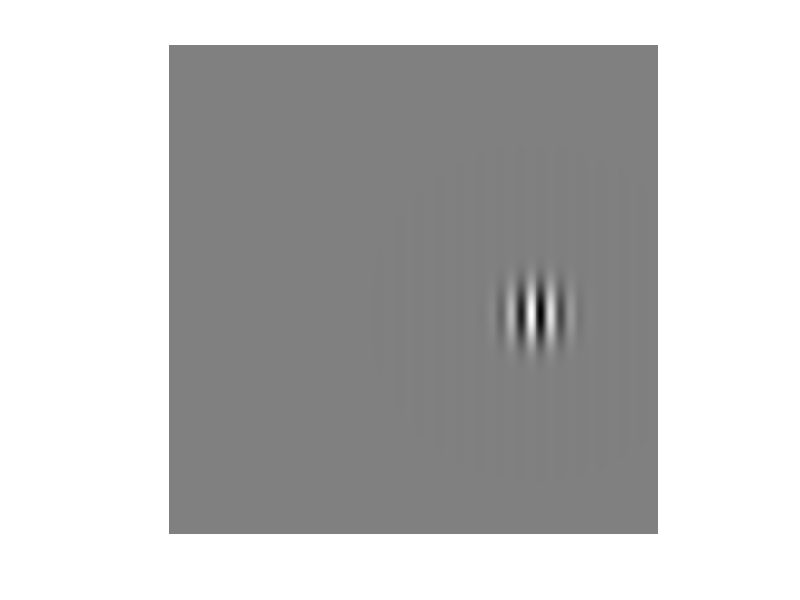

Here is the MATLAB script that generated this plot:
% Oriented Gabor code, MatlabFun 2010, 2012, 2013
% Adapted from G. Boynton & I. Fine course notes

n = 501;
[x,y] = meshgrid(linspace(-1,1,n));
cmap = gray(256);

colormap(cmap);
axis off; axis equal;

% Parameters for gabor
sd = .08; %standard deviation
xc = .5; %x center
yc = .1; %y center
sf = 12;  %spatial frequency (cycles/image)

figure(1);
for theta = 0:180
    
    ramp = cos(theta*pi/180)*(x-xc) + sin(theta*pi/180)*(y-yc);
    
    % uncomment below to show the ramp
    % imagesc(ramp);
    % axis equal;
    % axis off;
    colormap(cmap);
    
    % lets make a grating from this with the spatial frequency sf
    grating = sin(2*pi*sf*ramp);
    % uncomment to scale & display the image
    % imagesc(grating);
    % axis equal;
    % axis off;
    % pause;
    
    %Make a gaussian centered at (xc,yc)
    gauss = exp( -((x-xc).^2 + (y-yc).^2)/(2*sd^2));
    % scale & display the image
    
    % imagesc(gauss);
    % axis equal;
    % axis off;
    
    % now we can combine them into a gabor
    
    gabor = gauss.*grating;
    
    % optional: manually scale it from 0 to 255
    % if you uncomment and use this, use image instead of imagesc
    % you can keep using scalesc
    % gabor = (gabor+1).*127.5;
    % you can extend the code here to change contrast
    
    %show it
    imagesc(gabor);
    axis equal;
    axis off;
    pause(0.1);
end